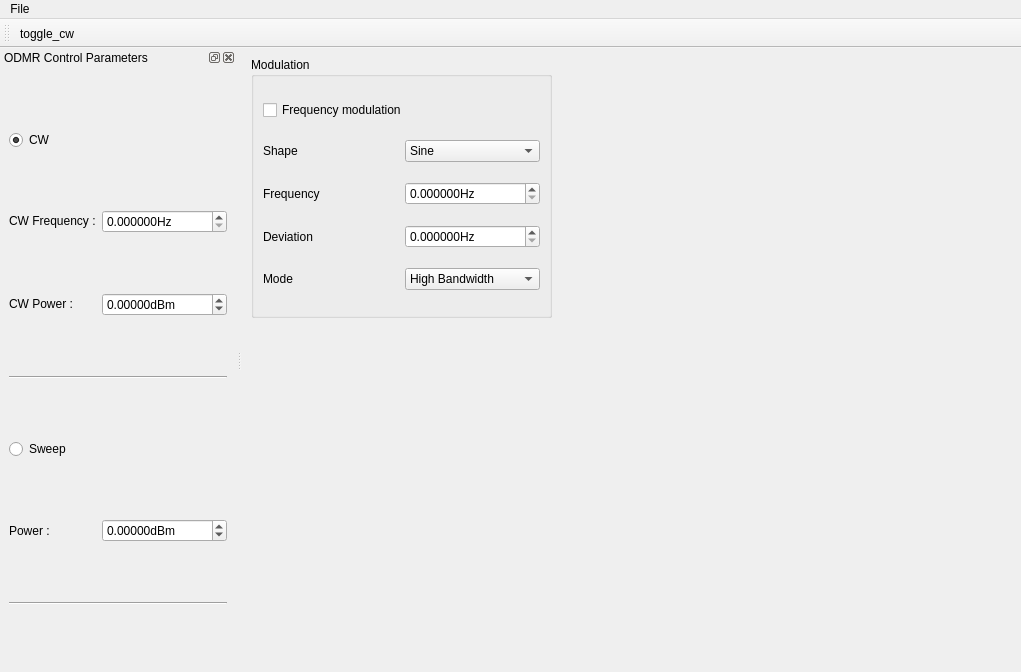
<?xml version="1.0" encoding="UTF-8"?>
<ui version="4.0">
 <class>MainWindow</class>
 <widget class="QMainWindow" name="MainWindow">
  <property name="geometry">
   <rect>
    <x>0</x>
    <y>0</y>
    <width>1021</width>
    <height>672</height>
   </rect>
  </property>
  <property name="windowTitle">
   <string>MainWindow</string>
  </property>
  <widget class="QWidget" name="centralwidget">
   <widget class="QGroupBox" name="modulation_groupBox">
    <property name="geometry">
     <rect>
      <x>9</x>
      <y>9</y>
      <width>301</width>
      <height>261</height>
     </rect>
    </property>
    <property name="title">
     <string>Modulation</string>
    </property>
    <layout class="QGridLayout" name="gridLayout">
     <item row="3" column="1">
      <widget class="ScienDSpinBox" name="mod_dev_frequency_DoubleSpinBox">
       <property name="sizePolicy">
        <sizepolicy hsizetype="Minimum" vsizetype="Fixed">
         <horstretch>0</horstretch>
         <verstretch>0</verstretch>
        </sizepolicy>
       </property>
       <property name="suffix">
        <string>Hz</string>
       </property>
       <property name="decimals">
        <number>6</number>
       </property>
       <property name="maximum">
        <double>1000000000.000000000000000</double>
       </property>
       <property name="singleStep">
        <double>0.010000000000000</double>
       </property>
      </widget>
     </item>
     <item row="4" column="1">
      <widget class="QComboBox" name="mod_mode_comboBox">
       <item>
        <property name="text">
         <string>High Bandwidth</string>
        </property>
       </item>
       <item>
        <property name="text">
         <string>Low Noise</string>
        </property>
       </item>
      </widget>
     </item>
     <item row="0" column="0" colspan="2">
      <widget class="QCheckBox" name="fm_on_off_checkBox">
       <property name="text">
        <string>Frequency modulation</string>
       </property>
      </widget>
     </item>
     <item row="3" column="0">
      <widget class="QLabel" name="label_5">
       <property name="text">
        <string>Deviation</string>
       </property>
      </widget>
     </item>
     <item row="4" column="0">
      <widget class="QLabel" name="label_8">
       <property name="text">
        <string>Mode</string>
       </property>
      </widget>
     </item>
     <item row="1" column="1">
      <widget class="QComboBox" name="source_shape_comboBox">
       <item>
        <property name="text">
         <string>Sine</string>
        </property>
       </item>
       <item>
        <property name="text">
         <string>Square</string>
        </property>
       </item>
       <item>
        <property name="text">
         <string>Pulse</string>
        </property>
       </item>
       <item>
        <property name="text">
         <string>Triangle</string>
        </property>
       </item>
       <item>
        <property name="text">
         <string>Trapezoid</string>
        </property>
       </item>
      </widget>
     </item>
     <item row="2" column="1">
      <widget class="ScienDSpinBox" name="source_frequency_DoubleSpinBox">
       <property name="sizePolicy">
        <sizepolicy hsizetype="Minimum" vsizetype="Fixed">
         <horstretch>0</horstretch>
         <verstretch>0</verstretch>
        </sizepolicy>
       </property>
       <property name="suffix">
        <string>Hz</string>
       </property>
       <property name="decimals">
        <number>6</number>
       </property>
       <property name="maximum">
        <double>1000000000.000000000000000</double>
       </property>
       <property name="singleStep">
        <double>0.010000000000000</double>
       </property>
      </widget>
     </item>
     <item row="1" column="0">
      <widget class="QLabel" name="label_14">
       <property name="text">
        <string>Shape</string>
       </property>
      </widget>
     </item>
     <item row="2" column="0">
      <widget class="QLabel" name="label_15">
       <property name="text">
        <string>Frequency</string>
       </property>
      </widget>
     </item>
    </layout>
   </widget>
  </widget>
  <widget class="QMenuBar" name="menubar">
   <property name="geometry">
    <rect>
     <x>0</x>
     <y>0</y>
     <width>1021</width>
     <height>21</height>
    </rect>
   </property>
   <widget class="QMenu" name="menuFile">
    <property name="title">
     <string>File</string>
    </property>
    <addaction name="action_Close"/>
   </widget>
   <addaction name="menuFile"/>
  </widget>
  <widget class="QToolBar" name="toolBar">
   <property name="windowTitle">
    <string>toolBar</string>
   </property>
   <attribute name="toolBarArea">
    <enum>TopToolBarArea</enum>
   </attribute>
   <attribute name="toolBarBreak">
    <bool>false</bool>
   </attribute>
   <addaction name="action_toggle_cw"/>
  </widget>
  <widget class="QDockWidget" name="odmr_control_DockWidget">
   <property name="windowTitle">
    <string>ODMR Control Parameters</string>
   </property>
   <attribute name="dockWidgetArea">
    <number>1</number>
   </attribute>
   <widget class="QWidget" name="dockWidgetContents_3">
    <layout class="QGridLayout" name="gridLayout_2">
     <item row="3" column="0" colspan="2">
      <widget class="Line" name="line">
       <property name="lineWidth">
        <number>1</number>
       </property>
       <property name="orientation">
        <enum>Qt::Horizontal</enum>
       </property>
      </widget>
     </item>
     <item row="0" column="0">
      <widget class="QRadioButton" name="cw_radioButton">
       <property name="text">
        <string>CW</string>
       </property>
       <property name="checked">
        <bool>true</bool>
       </property>
      </widget>
     </item>
     <item row="2" column="1">
      <widget class="ScienDSpinBox" name="cw_power_DoubleSpinBox">
       <property name="sizePolicy">
        <sizepolicy hsizetype="Minimum" vsizetype="Fixed">
         <horstretch>0</horstretch>
         <verstretch>0</verstretch>
        </sizepolicy>
       </property>
       <property name="minimumSize">
        <size>
         <width>10</width>
         <height>0</height>
        </size>
       </property>
       <property name="suffix">
        <string>dBm</string>
       </property>
       <property name="decimals">
        <number>5</number>
       </property>
       <property name="minimum">
        <double>-1000.000000000000000</double>
       </property>
       <property name="maximum">
        <double>100.000000000000000</double>
       </property>
      </widget>
     </item>
     <item row="1" column="0">
      <widget class="QLabel" name="label">
       <property name="sizePolicy">
        <sizepolicy hsizetype="Minimum" vsizetype="Fixed">
         <horstretch>0</horstretch>
         <verstretch>0</verstretch>
        </sizepolicy>
       </property>
       <property name="text">
        <string>CW Frequency :</string>
       </property>
      </widget>
     </item>
     <item row="1" column="1">
      <widget class="ScienDSpinBox" name="cw_frequency_DoubleSpinBox">
       <property name="sizePolicy">
        <sizepolicy hsizetype="Minimum" vsizetype="Fixed">
         <horstretch>0</horstretch>
         <verstretch>0</verstretch>
        </sizepolicy>
       </property>
       <property name="minimumSize">
        <size>
         <width>10</width>
         <height>0</height>
        </size>
       </property>
       <property name="suffix">
        <string>Hz</string>
       </property>
       <property name="decimals">
        <number>6</number>
       </property>
       <property name="maximum">
        <double>1000000000.000000000000000</double>
       </property>
       <property name="singleStep">
        <double>0.010000000000000</double>
       </property>
      </widget>
     </item>
     <item row="2" column="0">
      <widget class="QLabel" name="label_6">
       <property name="sizePolicy">
        <sizepolicy hsizetype="Minimum" vsizetype="Fixed">
         <horstretch>0</horstretch>
         <verstretch>0</verstretch>
        </sizepolicy>
       </property>
       <property name="text">
        <string>CW Power :</string>
       </property>
      </widget>
     </item>
     <item row="4" column="0">
      <widget class="QRadioButton" name="sweep_radioButton">
       <property name="text">
        <string>Sweep</string>
       </property>
       <property name="checked">
        <bool>false</bool>
       </property>
      </widget>
     </item>
     <item row="6" column="0" colspan="2">
      <widget class="Line" name="line_2">
       <property name="orientation">
        <enum>Qt::Horizontal</enum>
       </property>
      </widget>
     </item>
     <item row="5" column="0">
      <widget class="QLabel" name="label_2">
       <property name="sizePolicy">
        <sizepolicy hsizetype="Minimum" vsizetype="Minimum">
         <horstretch>0</horstretch>
         <verstretch>0</verstretch>
        </sizepolicy>
       </property>
       <property name="text">
        <string>Power :</string>
       </property>
      </widget>
     </item>
     <item row="5" column="1">
      <widget class="ScienDSpinBox" name="sweep_power_DoubleSpinBox">
       <property name="sizePolicy">
        <sizepolicy hsizetype="Minimum" vsizetype="Fixed">
         <horstretch>0</horstretch>
         <verstretch>0</verstretch>
        </sizepolicy>
       </property>
       <property name="suffix">
        <string>dBm</string>
       </property>
       <property name="decimals">
        <number>5</number>
       </property>
       <property name="minimum">
        <double>-1000.000000000000000</double>
       </property>
       <property name="maximum">
        <double>100.000000000000000</double>
       </property>
      </widget>
     </item>
    </layout>
   </widget>
  </widget>
  <action name="action_toggle_cw">
   <property name="checkable">
    <bool>true</bool>
   </property>
   <property name="icon">
    <iconset>
     <normaloff>../../artwork/icons/oxygen/22x22/media-playback-start.png</normaloff>
     <normalon>../../artwork/icons/oxygen/22x22/media-playback-stop.png</normalon>../../artwork/icons/oxygen/22x22/media-playback-start.png</iconset>
   </property>
   <property name="text">
    <string>toggle_cw</string>
   </property>
   <property name="toolTip">
    <string>toggle microwave CW output</string>
   </property>
  </action>
  <action name="action_Close">
   <property name="text">
    <string>Close</string>
   </property>
  </action>
 </widget>
 <customwidgets>
  <customwidget>
   <class>ScienDSpinBox</class>
   <extends>QDoubleSpinBox</extends>
   <header>qtwidgets.scientific_spinbox.h</header>
  </customwidget>
 </customwidgets>
 <resources/>
 <connections>
  <connection>
   <sender>action_Close</sender>
   <signal>triggered()</signal>
   <receiver>MainWindow</receiver>
   <slot>close()</slot>
   <hints>
    <hint type="sourcelabel">
     <x>-1</x>
     <y>-1</y>
    </hint>
    <hint type="destinationlabel">
     <x>399</x>
     <y>299</y>
    </hint>
   </hints>
  </connection>
 </connections>
</ui>
